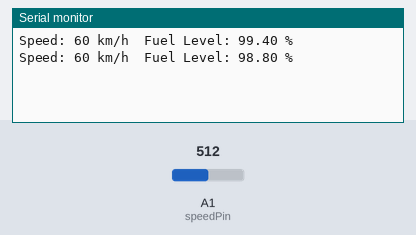
Simulated run of this sketch. Board: Arduino Uno, built with avr-gcc and run on an emulated ATmega328P. Shown: the last lines printed to the serial monitor. The inputs (shaded band) are chosen by the test bench; at power-on: A1 (speedPin) = 512.

Above: at 1.8 s.
1.9 s: A1 (speedPin) set to 716
At 2.8 s:
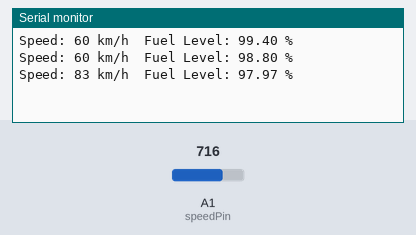
3.4 s: A1 (speedPin) set to 900
At 4.8 s:
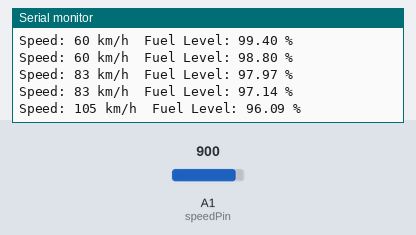
Timing chart, 0 to 6.4 s (numbered marks = the images above; inputs shaded):
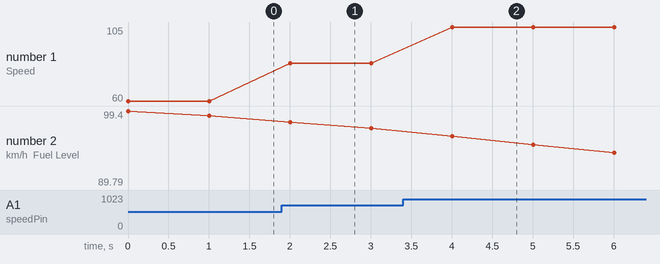

The sketch:

fuel_and_speed.ino
```cpp
int fuelPin = A0;
int speedPin = A1;
float fuelLevel = 100.0;
void setup() {
  Serial.begin(9600);
}

void loop() {
  int speedRaw = analogRead(speedPin);
  int speed = map(speedRaw, 0, 1023, 0, 120);

  float fuelConsumptionRate = speed * 0.01;
  fuelLevel -= fuelConsumptionRate;

  if (fuelLevel < 0) fuelLevel = 0;

  Serial.print("Speed: ");
  Serial.print(speed);
  Serial.print(" km/h\t");

  Serial.print("Fuel Level: ");
  Serial.print(fuelLevel, 2);
  Serial.println(" %");

  delay(1000);
}
```

Measured:
- after the input at 1.9 s, the serial monitor: prints a new line after 0.10 s (image 1)
- after the input at 3.4 s, the serial monitor: prints a new line after 0.60 s (image 2)
- plotted number 1: 60 → 83 after the input at 1.9 s, 83 → 105 after the input at 3.4 s
- plotted number 2: 98.8 → 97.14 after the input at 1.9 s, 97.14 → 89.79 after the input at 3.4 s
